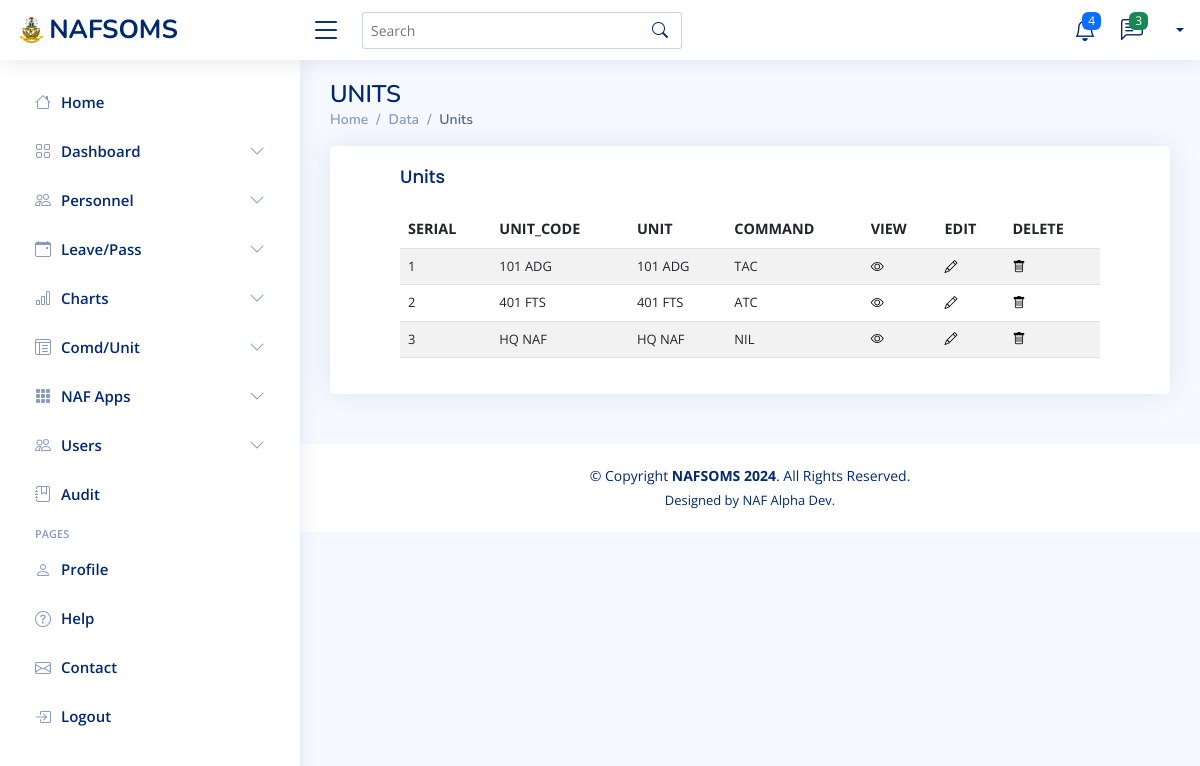
Page /SUPER_EDITOR/superEditorUnits.php on the committed database.
### tables this page shows
CREATE TABLE `units` (
  `UNIT_CODE` varchar(20) NOT NULL,
  `UNIT` varchar(20) NOT NULL,
  `COMMAND_CODE` varchar(20) NOT NULL,
  `REMARK` varchar(100) NOT NULL
);

### SUPER_EDITOR/superEditorUnits.php (the view, shortened to what this page needs)
<?php include('../Connection.php'); ?>
<?php include 'superEditorHeader.php'; ?>
<?php include 'superEditorSideNavBar.php'; ?>
<?php
    $unitSQL = "SELECT * FROM units";
    $unitResult = mysqli_query($conn, $unitSQL);
?>
<main id="main" class="main">
    <div class="pagetitle">
      <h1>UNITS</h1>
      <nav>
        <ol class="breadcrumb">
          <li class="breadcrumb-item"><a href="superEditorHome">Home</a></li>
          <li class="breadcrumb-item">Data</li>
          <li class="breadcrumb-item active">Units</li>
        </ol>
      </nav>
    </div>
   <section class="section">
      <div class="row">
        <div class="col-lg-12">
          <div class="card" style="padding-left:50px; padding-right:50px;">
            <div class="card-body">
              <h5 class="card-title">Units</h5>
            <div class="table-responsive" style="boder">
              <table class="table datatable table-striped second table-hover" style="text-transform:uppercase; font-size:90%;">
                <thead>
                  <tr>
                    <th scope="col">Serial</th>
                    <th scope="col">UNIT_CODE</th>
                    <th scope="col">UNIT</th>
                    <th scope="col">COMMAND</th>
                    <th scope="col">View</th>
                    <th scope="col">Edit</th>
                    <th scope="col">Delete</th>
                  </tr>
                </thead>
                <tbody>
                       <?php
                    $serial = 1;
                    while($unitFetch=mysqli_fetch_assoc($unitResult))
            {
            ?>
                <tr id='userRow' style='text-transform: uppercase; font-size:90%;'>
                <td><?php echo $serial?></td>
                <td><?php echo $unitFetch['UNIT_CODE']?></td>
                <td><?php echo $unitFetch['UNIT']?></td>
                <td><?php echo $unitFetch['COMMAND_CODE']?></td>
                <td><a style="color:black" href='superEditorViewUnit?unitCode=<?php echo $unitFetch['UNIT_CODE'];?>' type='submit' id='viewButton'><i class='bi bi-eye' id='viewButton'></i></a></td>
                <td><a style="color:black" href='superEditorEditUnit?unitCode=<?php echo $unitFetch['UNIT_CODE'];?>' type='submit'><i class='bi bi-pencil' id='editButton'></i></a></td>
                <td><a style="color:black" href='superEditorDeleteUnit?unitCode=<?php echo $unitFetch['UNIT_CODE'];?>' type='submit' onClick='javascript:return confirm("\nARE YOU SURE YOU WANT TO DELETE THIS UNIT??? DELETING THIS UNIT REMOVES THE UNIT FROM THE DATABASE. CLICK OK TO DELETE AND CANCEL TO CANCEL .....\n");'><i class='bi bi-trash' id='deleteButton'></i></a></td></tr>
            <?php
            $serial++;
            }
            ?>
                </tbody>
              </table>
        </div>
            </div>
          </div>
        </div>
      </div>
    </section>
  </main>
<?php include 'superEditorFooter.php'; ?>

### assets/css/style.css (style rules this page uses)
:root { scroll-behavior: smooth; }
body { font-family: "Open Sans", sans-serif; background: #f6f9ff; color: #444444; }
h1, h2, h3, h4, h5, h6 { font-family: "Nunito", sans-serif; }
#main { margin-top: 60px; padding: 20px 30px; transition: all 0.3s; }
.pagetitle { margin-bottom: 10px; }
.pagetitle h1 { font-size: 24px; margin-bottom: 0; font-weight: 600; color: #012970; }
.card { margin-bottom: 30px; border: none; border-radius: 5px; box-shadow: 0px 0 30px rgba(1, 41, 112, 0.1); }
.card-title { padding: 20px 0 15px 0; font-size: 18px; font-weight: 500; color: #012970; font-family: "Poppins", sans-serif; }
.card-body { padding: 0 20px 20px 20px; }
.breadcrumb { font-size: 14px; font-family: "Nunito", sans-serif; color: #899bbd; font-weight: 600; }
.breadcrumb a { color: #899bbd; transition: 0.3s; }
.breadcrumb .breadcrumb-item::before { color: #899bbd; }
.breadcrumb .active { color: #51678f; font-weight: 600; }
@media (min-width: 1200px) { #main, #footer { margin-left: 300px; } }

### rows in the picture
units: UNIT_CODE "101 ADG", UNIT "101 ADG", COMMAND_CODE "TAC"
units: UNIT_CODE "401 FTS", UNIT "401 FTS", COMMAND_CODE "ATC"
units: UNIT_CODE "HQ NAF", UNIT "HQ NAF", COMMAND_CODE "NIL"
